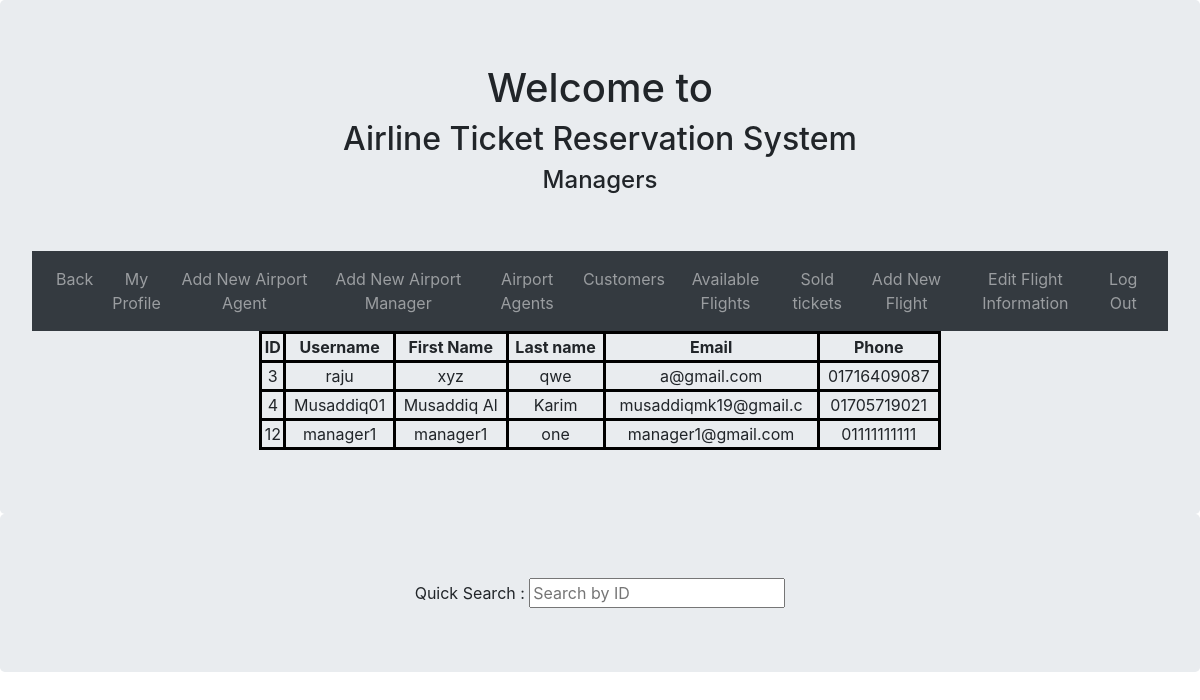
The app's page /Admin/managers.php (signed in) with its own data.
### tables this page shows
CREATE TABLE `user` (
  `uid` int(10) NOT NULL,
  `uname` varchar(20) NOT NULL,
  `firstname` varchar(50) NOT NULL,
  `lastname` varchar(20) NOT NULL,
  `password` varchar(50) NOT NULL,
  `email` varchar(20) NOT NULL,
  `phone` varchar(11) NOT NULL,
  `type` varchar(20) NOT NULL
);

### Admin/managers.php (the view, shortened to what this page needs)
<?php
if(isset($_SESSION["valid"]) && $_SESSION["valid"]=="yes"){
		$data=array();
		$conn = mysqli_connect("localhost", "root", "","cred");
		$sql="select * from user where type = 'manager'";
		$result = mysqli_query($conn, $sql)or die(mysqli_error($conn));
		while($row = mysqli_fetch_assoc($result)) {
            $temp["uid"]=$row["uid"];
            $temp["uname"]=$row["uname"];
			$temp["firstname"]=$row["firstname"];
			$temp["lastname"]=$row["lastname"];
            $temp["email"]=$row["email"];
			$temp["phone"]=$row["phone"];
     		$data[]=$temp;
        }
    }
?>
<!DOCTYPE html>
<html lang="en">
<head>
    <link rel="stylesheet" href="https://maxcdn.bootstrapcdn.com/bootstrap/4.5.2/css/bootstrap.min.css">
</head>
<body>
    <body>
        <div class="jumbotron text-center" style="margin-bottom:0">
            <h1>Welcome to</h1>
            <h2>Airline Ticket Reservation System </h2>
            <h4>Managers</h4><br><br>
            <ul class="nav justify-content-center">
                <nav class="navbar navbar-expand-sm bg-dark navbar-dark">
                    <div class="collapse navbar-collapse" id="collapsibleNavbar">
                        <ul class="navbar-nav">
                        <li class="nav-item">
                                <a class="nav-link" href="adminhomepage.html">Back</a>
                            </li>
                            <li class="nav-item">
                                <a class="nav-link" href="profile.php">My Profile</a>
                            </li>
                            <li class="nav-item">
                                <a class="nav-link" href="addagent.php">Add New Airport Agent</a>
                            </li>
                            <li class="nav-item">
                                <a class="nav-link" href="addmanager.php">Add New Airport Manager</a>
                            </li>
                            <li class="nav-item">
                                <a class="nav-link" href="agents.php">Airport Agents</a>
                            </li>
                            <li class="nav-item">
                                <a class="nav-link" href="customers.php">Customers</a>
                            </li>
                            <li class="nav-item">
                                <a class="nav-link" href="flights.php">Available Flights</a>
                            </li>
                            <li class="nav-item">
                                <a class="nav-link" href="sold.php">Sold tickets</a>
                            </li>
                            <li class="nav-item">
                                <a class="nav-link" href="addflight.php">Add New Flight</a>
                            </li>
                            <li class="nav-item">
                                <a class="nav-link" href="editflightinfo.php">Edit Flight Information</a>
                            </li>
                            <li class="nav-item">
                                <a class="nav-link" href="logout.php">Log Out</a>
                            </li>
                        </ul>
                    </div>
                </nav>
<table id="myTable" class="Center" width="60%">
        <tr >
          <th>ID</th>
          <th>Username</th>
          <th>First Name</th>
          <th>Last name</th>
		  <th>Email</th>
		  <th>Phone</th>
        </tr>
        <?php
          foreach($data as $v){?>
              <tr>
              <td align="center"><?php echo $v["uid"];?></a</span></td>
              <td align="center"><?php echo $v["uname"];?></span></td>
              <td align="center"><?php echo $v["firstname"];?></span></td>
			  <td align="center"><?php echo $v["lastname"];?></span></td>
			  <td align="center"><?php echo $v["email"];?></span></td>
			  <td align="center"><?php echo $v["phone"];?></span></td>
              </tr>
        <?php
            }
        ?>
      </table>
      </div>
            <div class="jumbotron text-center" style="margin-bottom:0">
  Quick Search :
<input type="text" id="myInput" onkeyup="myFunction()" placeholder="Search by ID" title="Type ID"><br>
</div>
</body>
</html>

### Admin/managers.php (style rules this page uses)
table, th, td { border: 3px solid black; }

### records on screen
user: uid "3", uname "raju", firstname "xyz", lastname "qwe", email "a@gmail.com", phone "01716409087"
user: uid "4", uname "Musaddiq01", firstname "Musaddiq Al", lastname "Karim", email "musaddiqmk19@gmail.c", phone "01705719021"
user: uid "12", uname "manager1", firstname "manager1", lastname "one", email "manager1@gmail.com", phone "01111111111"
